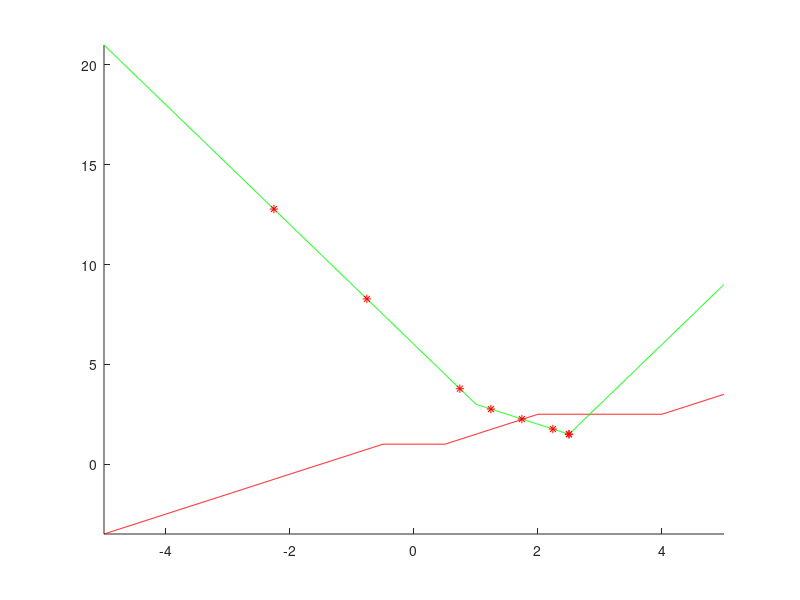

Write the MATLAB code that produced this figure.
clear all; close all;

%% parametres
pas=0.0001;
seuil=0.000001;
x_ini=-2.26;
gamma=0.5;

%% calcul de prox

x_min=-5;pas_x=0.01;x_max=5;
x=x_min:pas_x:x_max;
%f=abs(x);
f=abs(x-1)+abs(2*x-5);
hold on
%f1=@(x1)abs(x1);
f1=@(x1) abs(x1-1) + abs(2*x1-5);
% prox=@(x2)(x2-gamma).*((x2-gamma)>0)+(x2+gamma).*((x2+gamma)<0)+(x2).*((x2)==0);
prox=@(x2)(x2+3*gamma).*(x2+3*gamma<1)+(x2+gamma).*((x2+gamma)>1).*((x2+gamma)<5/2)+(x2-3*gamma).*(x2-3*gamma>5/2)+1.*(x2>=1-3*gamma).*(x2<=1-gamma)+(5/2).*(x2<=(5/2)+3*gamma).*(x2>=(5/2)-gamma);
proxi=zeros(1,length(x));
for i=1:length(x)
    proxi(i)=prox(x(i));
end
hold on
plot(x,proxi,'r')
plot(x,f,'g')
%legend('proxi','reel')

%% algorithme du point proximal



plot(x_ini,f1(x_ini),'r*')
x_k=x_ini;
n=1;
diff=1;
while(abs(diff(n))>seuil)
    x_k2=prox(x_k(n));
    x_k=[x_k,x_k2];
    diff2=x_k2-x_k(n);
    diff=[diff,diff2];
    hold on
    plot(x_k2,f1(x_k2),'r*')
    n=n+1;
end
axis([x_min x_max -inf inf])